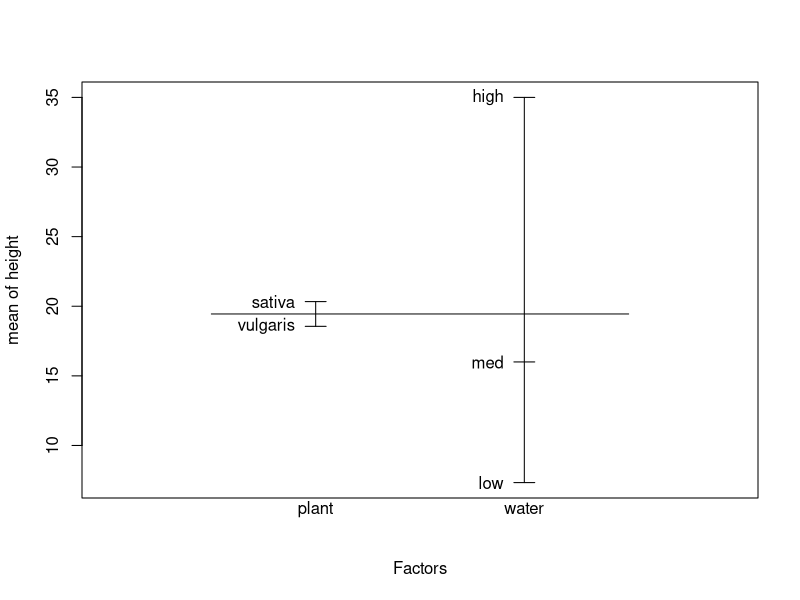
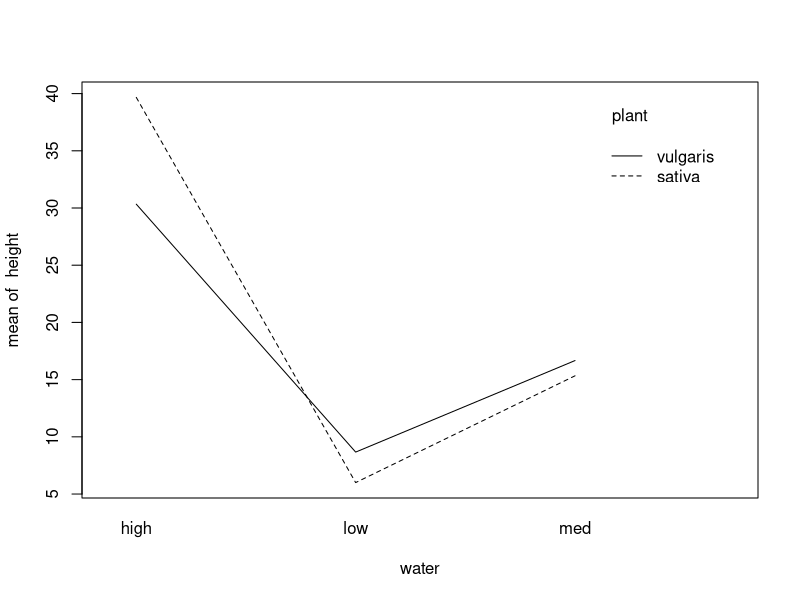
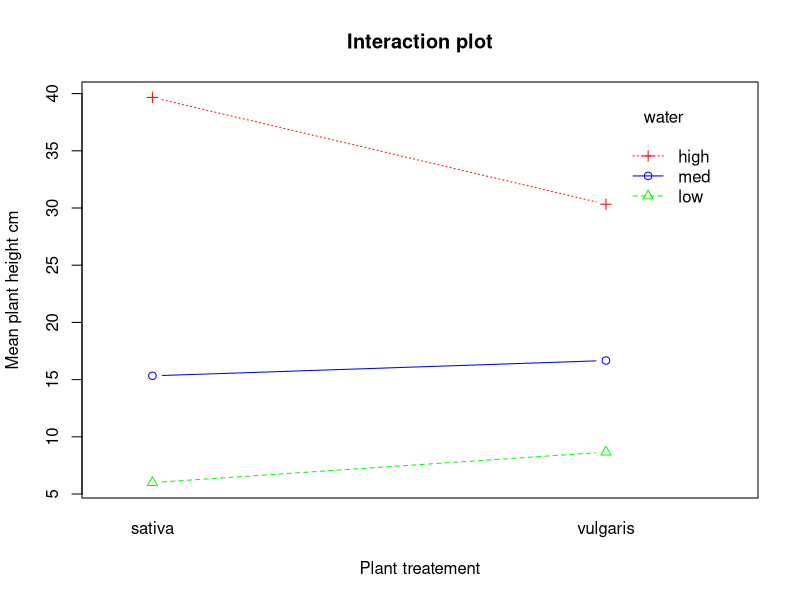
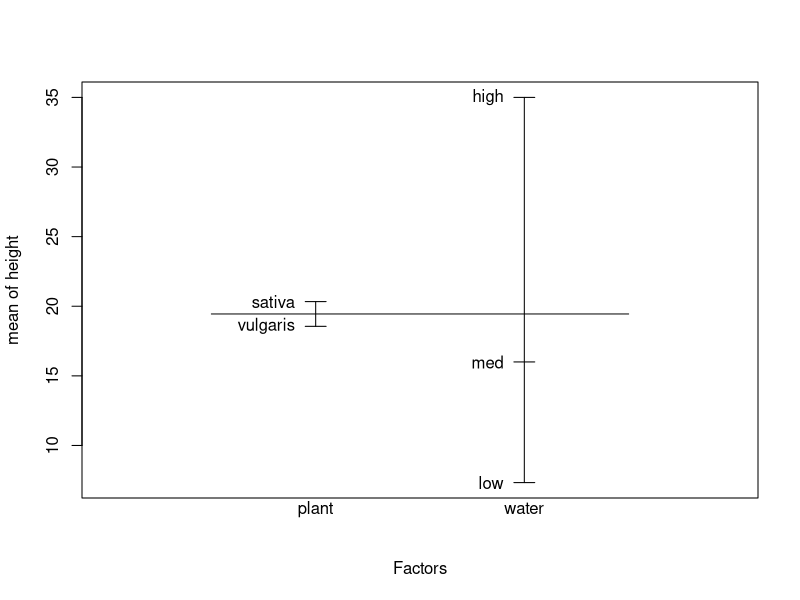
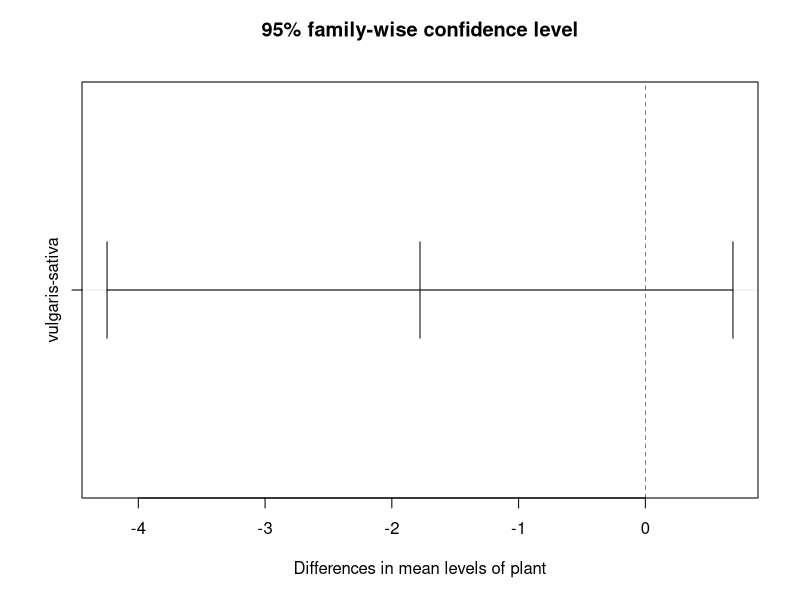
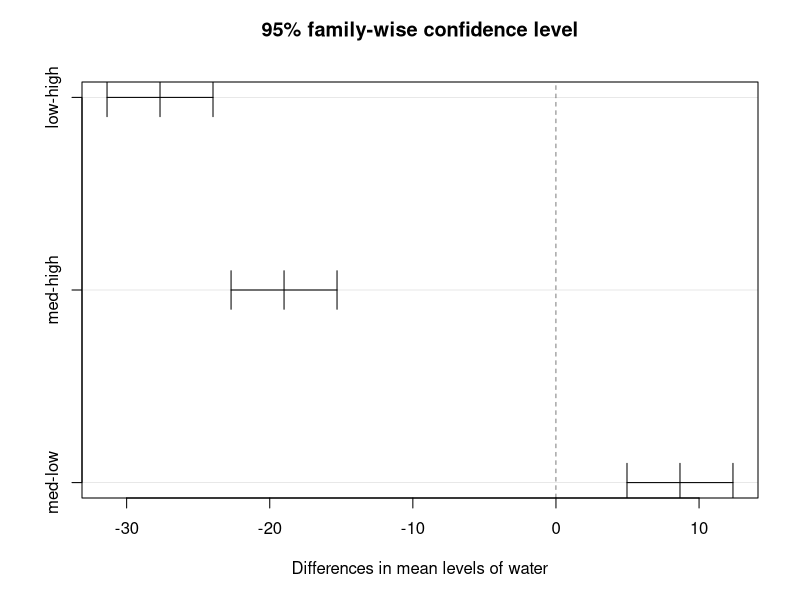
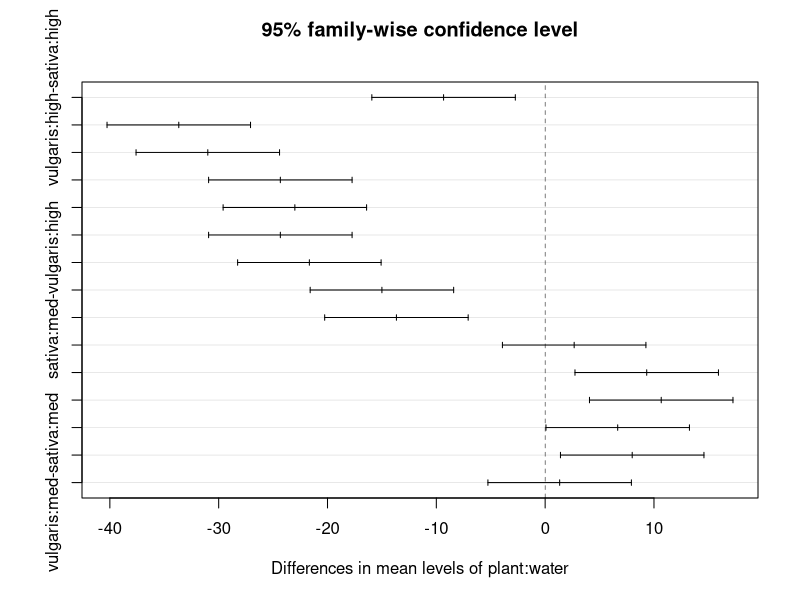
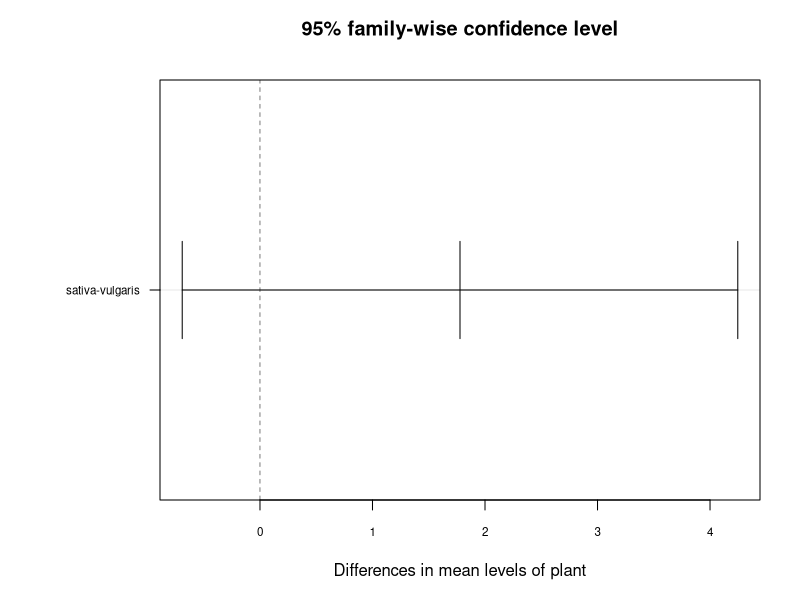

Reproduce these figures in R, in order.
height=c(9,11,6,14,17,19,28,31,32,7,6,5,14,17,15,44,38,37)
plant=factor(c(rep("vulgaris",9),rep("sativa",9)))
water=factor(c(rep(c('low','med','high'),each = 3,times=2)))
pw=data.frame(height,plant,water)
pw
summary(pw)
pw.aov=aov(height~plant+water, data=pw)
summary(pw.aov)
pw.aov=aov(height~plant*water,data=pw)
summary(pw.aov)
pw.aov=aov(height~plant+water+plant:water,data=pw)
summary(pw.aov)

model.tables(pw.aov,type = "means")
plot.design(pw)
interaction.plot(water,plant,height)
interaction.plot(plant,water,height, type='b',pch=3:1,lty=3:1,col=c('Red','Green','Blue'),xlab='Plant treatement', ylab='Mean plant height cm',main = 'Interaction plot')

TukeyHSD(pw.aov)
TukeyHSD(pw.aov, which='water')
TukeyHSD(pw.aov, which=c('plant','water'))
TukeyHSD(pw.aov, which='plant:water')
TukeyHSD(pw.aov, which='plant:water',ordered=TRUE)
TukeyHSD(pw.aov, which='plant:water',conf.level=0.99)

plot.design(pw)
plot(TukeyHSD(pw.aov))
op =par(mar=c(5,8,4,2))
#(set margin bottom, left, top and right)
plot(TukeyHSD(pw.aov, ordered=T),cex.axis=0.7,las=1)
#(las=0,1,2,3 = labels parallel to the axis, horizontal,perpendicular,vertical) 
abline(v=0, lty=2,col='Red')
par(op)

boxplot(height~plant*water, data=pw, cex.axis=0.9)
title(xlab='Interaction',ylab='Height')

pw.mt=model.tables(pw.aov,type='means',se=T)
model.tables(pw.aov,type='means',cterms=c('plant:water'))
pw.mt
names(pw.mt)
names(pw.mt$tables)
pw.mt$tables$'plant:water'
attach(pw)
tapply(height,list(plant,water),FUN=mean)
detach(pw)

